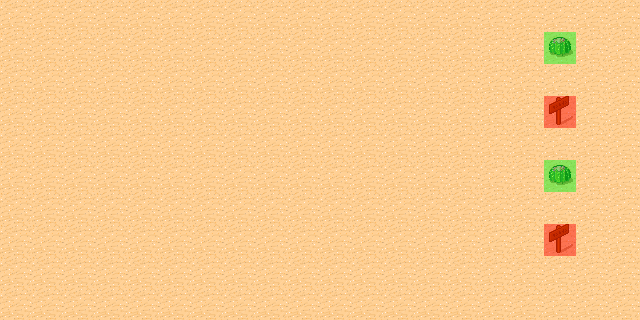

Tiled map render using the project's own tile images. Description and the map definition, with tile-layer contents summarised, below:
An orthogonal 20x10 tile map with 32x32 px tiles, 3 tile layers (Background, Items, MetaInfo), 2 tilesets.

<map version="1.0" orientation="orthogonal" renderorder="right-down" width="20" height="10" tilewidth="32" tileheight="32" nextobjectid="5">
 <tileset firstgid="1" name="TestDesert" tilewidth="32" tileheight="32" spacing="1" margin="1" tilecount="48" columns="8">
  <image source="tmw_desert_spacing.png" width="265" height="199" />
 </tileset>
 <tileset firstgid="49" name="meta" tilewidth="32" tileheight="32" spacing="1" margin="1" tilecount="2" columns="2">
  <image source="metaset.png" width="67" height="34" />
  <tile id="0">
   <properties>
    <property name="Items" value="banana" />
   </properties>
  </tile>
  <tile id="1">
   <properties>
    <property name="Items" value="apple" />
   </properties>
  </tile>
 </tileset>
 <layer name="Background" width="20" height="10">
  <data>[200 cells, 200 non-empty, 1 distinct tile ids]</data>
 </layer>
 <objectgroup name="Objects" />
 <layer name="Items" width="20" height="10">
  <data>[200 cells, 4 non-empty, 2 distinct tile ids]</data>
 </layer>
 <layer name="MetaInfo" width="20" height="10" opacity="0.9">
  <data>[200 cells, 4 non-empty, 2 distinct tile ids]</data>
 </layer>
</map>
